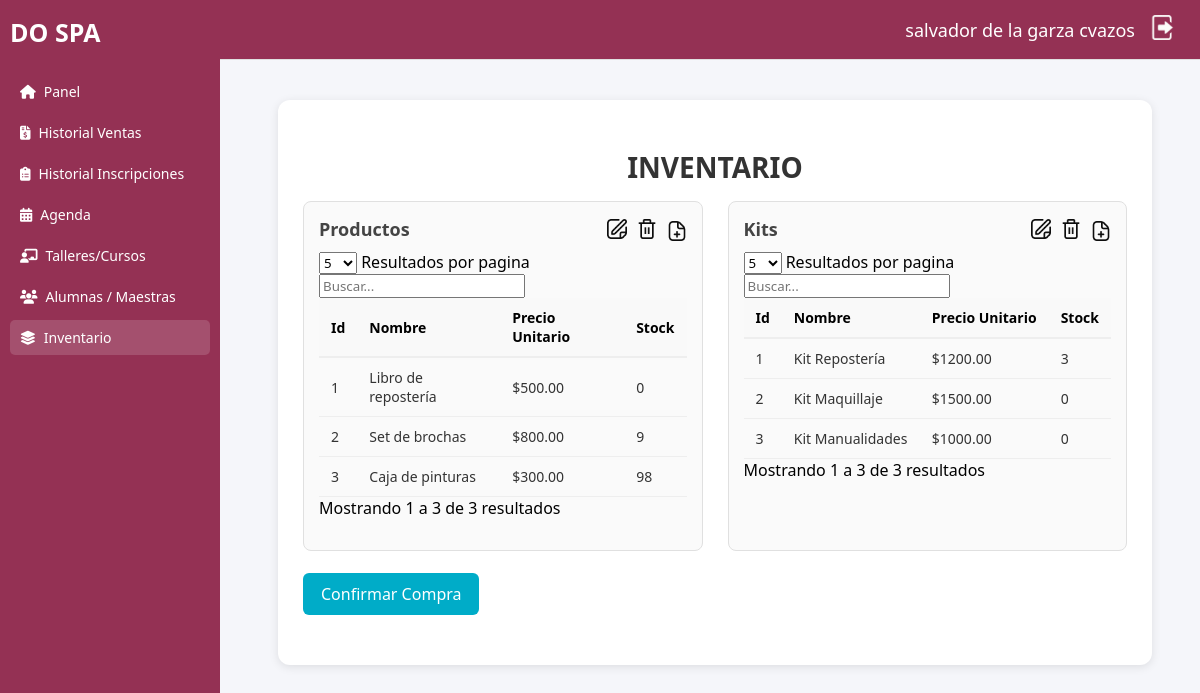
The page /inventario.php (signed in) on the database its author committed.
### tables this page shows
CREATE TABLE `productos` (
  `id_producto` int(11) NOT NULL,
  `nombre` varchar(255) DEFAULT NULL,
  `precio_unitario` decimal(10,2) DEFAULT NULL,
  `Stock` int(11) NOT NULL,
  `Activo` tinyint(1) NOT NULL DEFAULT 1
);

CREATE TABLE `kits_productos` (
  `id_kit` int(11) NOT NULL,
  `nombre` varchar(255) DEFAULT NULL,
  `precio_unitario` decimal(10,2) DEFAULT NULL,
  `Stock` int(11) NOT NULL,
  `Activo` tinyint(1) NOT NULL DEFAULT 1
);

### inventario.php (the view, shortened to what this page needs)
<?php
include_once("conexion.php");
if(empty($_SESSION['Id_Usuario'])){header("location: index.html");}else{
  $Nombre = $_SESSION['nombre'];
  $Amat = $_SESSION['amat'];
  $Apat = $_SESSION['apat'];
?>
<!DOCTYPE html>
<html lang="es">
<head>
  <link rel="stylesheet" href="css/sidebar.css">
  <link rel="stylesheet" href="css/header.css">
  <link rel="stylesheet" href="css/inventario.css">
  <link rel="stylesheet" href="https://cdnjs.cloudflare.com/ajax/libs/font-awesome/6.4.0/css/all.min.css">
  <link rel="stylesheet" href="https://cdn.jsdelivr.net/npm/simple-datatables@latest/dist/style.css">
</head>
<body>
  <div class="dashboard">
    <aside class="sidebar">
      <div class="logo">DO SPA</div>
      <ul id="menu">
        <li><a href="main.php"><i class="fas fa-home"></i> Panel</a></li>
        <li><a href="ventas.php"><i class="fas fa-file-invoice-dollar"></i> Historial Ventas</a></li>
        <li><a href="inscripciones.php"><i class="fas fa-clipboard-list"></i> Historial Inscripciones</a></li>
        <li><a href="agenda.php"><i class="fas fa-calendar-days"></i> Agenda</a></li>
        <li><a href="talleres-cursos.php"><i class="fas fa-chalkboard-teacher"></i>Talleres/Cursos</a></li>
        <li><a href="alumnas-maestras.php"><i class="fa-solid fa-users"></i><span>Alumnas / Maestras</span></a></li>
        <li class="active"><a href="inventario.php"><i class="fas fa-layer-group"></i> Inventario</a></li>
      </ul>
    </aside>
    <main class="main">
        <header class="topbar">
            <div class="user-info">
            <span><?php echo $Nombre." ".$Apat." ".$Amat ?></span>
            <a href="muerte.php"><img src="img/logout.png" id="btn-logout" alt="Salir"></a>
            </div>
        </header>
        <div class="inventario">
            <h2 class="titulo-inventario" align="center">INVENTARIO</h2>
            <div class="tablas-inventario">
                <section class="productos">
                <div class="section-header">
                    <h3>Productos</h3>
                    <div class="section-actions">
                        <img src="img/editar.png" alt="Editar" class="icon btn-editar" width="20" data-tipo="producto">
                        <img src="img/eliminar.png" alt="Eliminar" class="icon btn-eliminar" width="20" data-tipo="producto">
                        <a href="agregarProducto.php"><img src="img/agregar.png" alt="Agregar" class="icon btn-agregar" width="20"></a>
                    </div>
                </div>
                <table id="TablaProductos" class="display">
                    <thead>
                    <tr>
                        <th>Id</th>
                        <th>Nombre</th>
                        <th>Precio Unitario</th>
                        <th>Stock</th>
                    </tr>
                    </thead>
                    <tbody>
                    <?php
                        $sql = "SELECT * FROM productos";
                        $r = mysqli_query($conexion, $sql);
                        while($mostrar = mysqli_fetch_array($r)) {
                    ?>
                    <tr>
                        <td><?php echo $mostrar['id_producto'] ?></td>
                        <td><?php echo $mostrar['nombre'] ?></td>
                        <td><?php echo "$".$mostrar['precio_unitario'] ?></td>
                        <td><?php echo $mostrar['Stock'] ?></td>
                    </tr>
                    <?php } ?>
                    </tbody>
                </table>
                </section>
                <section class="kits">
                <div class="section-header">
                    <h3>Kits</h3>
                    <div class="section-actions">
                        <img src="img/editar.png" alt="Editar" class="icon btn-editar" width="20" data-tipo="kit">
                        <img src="img/eliminar.png" alt="Eliminar" class="icon btn-eliminar" width="20" data-tipo="kit">
                        <a href="agregarKits.php"><img src="img/agregar.png" alt="Agregar" class="icon btn-agregar" width="20"></a>
                    </div>
                </div>
                <table id="TablaKits" class="display">
                    <thead>
                    <tr>
                        <th>Id</th>
                        <th>Nombre</th>
                        <th>Precio Unitario</th>
                        <th>Stock</th>
                    </tr>
                    </thead>
                    <tbody>
                    <?php
                        $sql = "SELECT * FROM kits_productos";
                        $r = mysqli_query($conexion, $sql);
                        while($mostrar = mysqli_fetch_array($r)) {
                    ?>
                    <tr>
                        <td><?php echo $mostrar['id_kit'] ?></td>
                        <td><?php echo $mostrar['nombre'] ?></td>
                        <td><?php echo "$".$mostrar['precio_unitario'] ?></td>
                        <td><?php echo $mostrar['Stock'] ?></td>
                    </tr>
                    <?php } ?>
                    </tbody>
                </table>
                </section>
            </div>
            <br>
            <button class="btn-confirmar" disabled>Confirmar Compra</button>
        </div>
    </main>
  </div>
</body>
</html>
<?php
}
?>

### css/sidebar.css (style rules this page uses)
.sidebar { position: fixed; top: 0; left: 0; width: 220px; height: 100vh; background: #943154; color: #fff; padding: 15px 10px; box-sizing: border-box; font-family: 'Segoe UI', sans-serif; }
.sidebar .logo { font-size: 25px; font-weight: bold; margin-bottom: 25px; text-align: left; color: #fff; }
.sidebar ul { list-style: none; margin: 0; padding: 0; }
.sidebar li { margin: 6px 0; }
.sidebar a { display: flex; align-items: center; gap: 8px; padding: 8px 10px; color: #fff; text-decoration: none; font-size: 14px; border-radius: 5px; transition: background 0.3s; }
.sidebar a:hover, .sidebar .active a { background: rgba(255, 255, 255, 0.15); }

### css/header.css (style rules this page uses)
html { background: #f5f6fa; }
#btn-logout { cursor: pointer; width: 25px; transition: ease-in-out .15s; }
.topbar { position: fixed; top: 0; left: 220px; right: 0; height: 60px; background: #943154; display: flex; align-items: center; justify-content: flex-end; padding: 0 25px; border-bottom: 1px solid #e0e0e0; box-sizing: border-box; z-index: 1000; }
.user-info { display: flex; align-items: center; gap: 15px; font-size: 18px; color: #333; }
.user-info span { font-weight: 500; color: white; }

### css/inventario.css (style rules this page uses)
* { font-family: 'Segoe UI', sans-serif; }
.main { margin-left: 230px; margin-top: 60px; padding: 20px; background: #f5f6fa; min-height: calc(100vh - 60px); box-sizing: border-box; font-family: 'Segoe UI', sans-serif; }
a { text-decoration: none; color: #000; }
.inventario { background: #fff; padding: 25px; border-radius: 12px; box-shadow: 0 2px 10px rgba(0,0,0,0.1); margin: 20px; flex: 1; display: flex; flex-direction: column; }
.inventario .titulo-inventario { font-size: 28px; font-weight: 700; margin-bottom: 15px; color: #333; }
.btn-confirmar { align-self: flex-start; margin-bottom: 25px; padding: 10px 18px; background: #00ACC8; border: none; border-radius: 6px; color: white; font-size: 16px; cursor: pointer; transition: 0.2s ease; }
.tablas-inventario { display: grid; grid-template-columns: 1fr 1fr; gap: 25px; }
.tablas-inventario section { background: #fafafa; border: 1px solid #e0e0e0; border-radius: 8px; padding: 15px; }
.tablas-inventario h3 { margin-bottom: 10px; font-size: 18px; color: #444; }
#TablaProductos, #personasTabla, #TablaKits { width: 100%; border-collapse: collapse; font-family: 'Segoe UI', sans-serif; font-size: 14px; }
.tablas-inventario .section-header { display: flex; align-items: center; justify-content: space-between; gap: 12px; margin-bottom: 10px; }
.tablas-inventario .section-header h3 { margin: 0; font-size: 18px; color: #444; }
.section-actions { display: flex; align-items: center; gap: 10px; }
.section-actions .icon { width: 20px; height: 20px; cursor: pointer; vertical-align: middle; opacity: 0.95; transition: transform .12s ease, opacity .12s ease; }

### rows shown on the page
productos: id_producto "1", nombre "Libro de repostería", precio_unitario "500.00", Stock "0"
productos: id_producto "2", nombre "Set de brochas", precio_unitario "800.00", Stock "9"
productos: id_producto "3", nombre "Caja de pinturas", precio_unitario "300.00", Stock "98"
kits_productos: id_kit "1", nombre "Kit Repostería", precio_unitario "1200.00", Stock "3"
kits_productos: id_kit "2", nombre "Kit Maquillaje", precio_unitario "1500.00", Stock "0"
kits_productos: id_kit "3", nombre "Kit Manualidades", precio_unitario "1000.00", Stock "0"

### other values the page prints
$Nombre "salvador"
$Apat "de la garza"
$Amat "cvazos"
